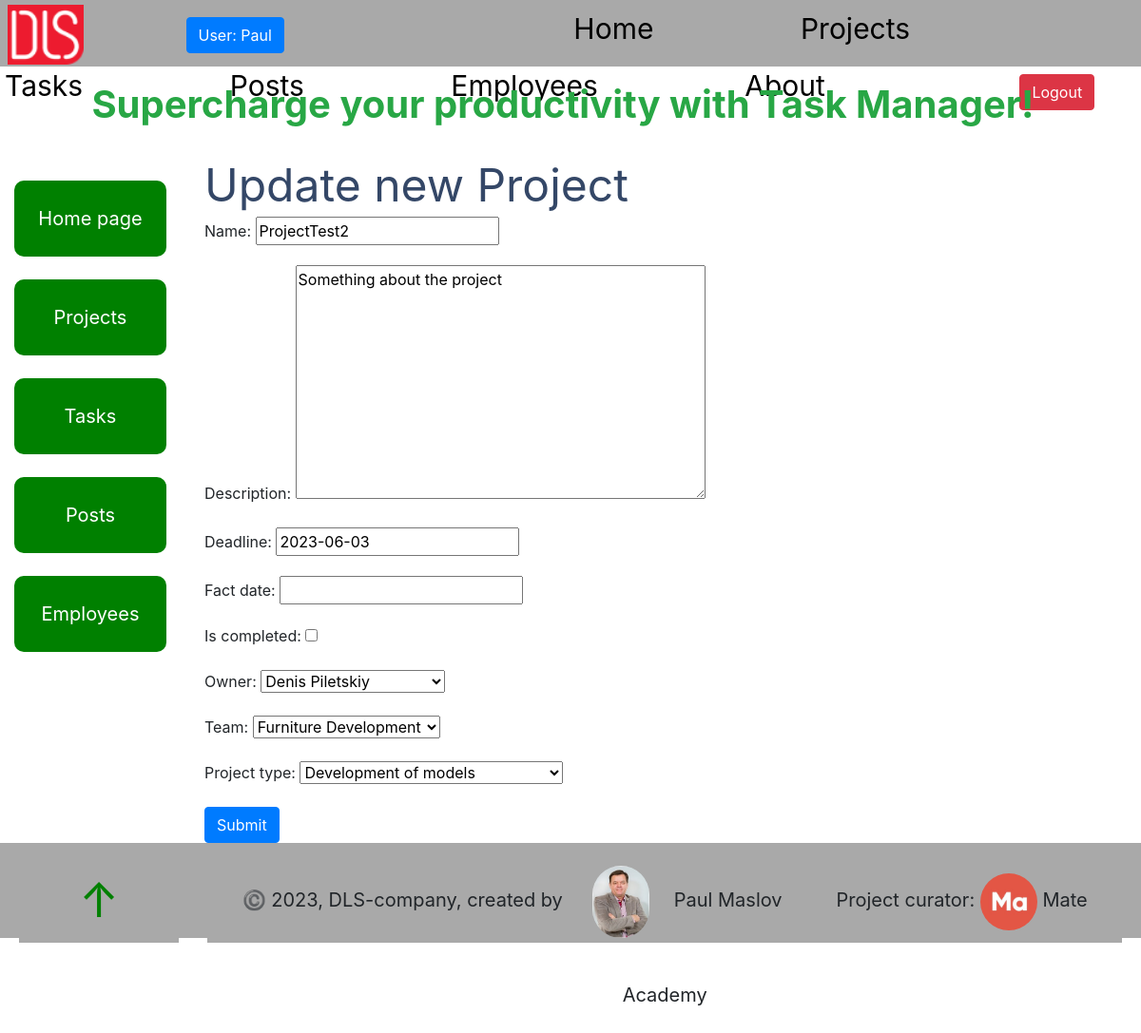
/projects/4/update/ (signed in), run on an earlier commit of the app's database.
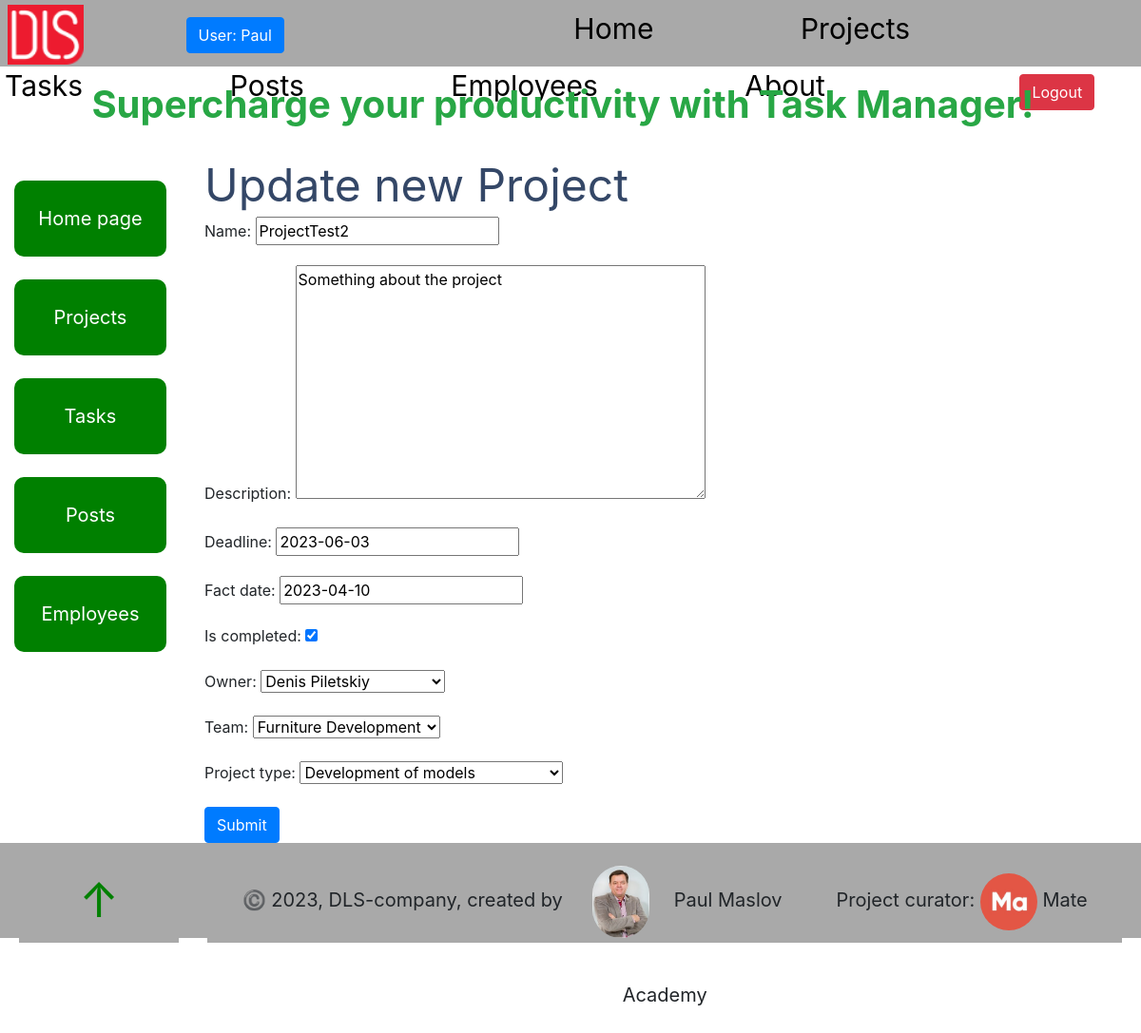
And on a later commit of the database.
### task_manager/models.py (models this page shows, shortened)
class Project(models.Model):
    name = models.CharField(max_length=255)
    description = models.TextField(null=True, blank=True)
    created_time = models.DateTimeField(auto_now_add=True)
    deadline = models.DateField(null=True, blank=True)
    fact_date = models.DateField(null=True, blank=True)
    is_completed = models.BooleanField()
    owner = models.ForeignKey(
        Employee,
        on_delete=models.CASCADE,
        related_name="project",
    )
    team = models.ForeignKey(
        Team,
        on_delete=models.CASCADE,
    )
    project_type = models.ForeignKey(
        ProjectType,
        on_delete=models.CASCADE,
    )
    class Meta:
        ordering = ["deadline"]

### task_manager/views.py (the view)
class ProjectUpdateView(LoginRequiredMixin, generic.UpdateView):
    model = Project
    fields = "__all__"
    success_url = reverse_lazy("task_manager:project-list")

### task_manager/models.py (called while the page is built)
    def __str__(self):
        return f"{self.first_name} {self.last_name}"

    def __str__(self) -> str:
        return self.name

    def __str__(self) -> str:
        return self.name

### templates/task_manager/project_form.html (shortened to what this page needs)
{% extends "base.html" %}
{% block content %}
  <h1>{{ object|yesno:"Update,Create" }} new Project</h1>
  <form action="" method="post" novalidate>
    {{ form.as_p }}
    <input class="btn btn-primary" type="submit" value="Submit">
  </form>
{% endblock %}

What changed in the data, as far as the page shows it:
changed Project "ProjectTest2": fact_date (not shown) → "2023-04-10"; is_completed "☐" → "☑"
